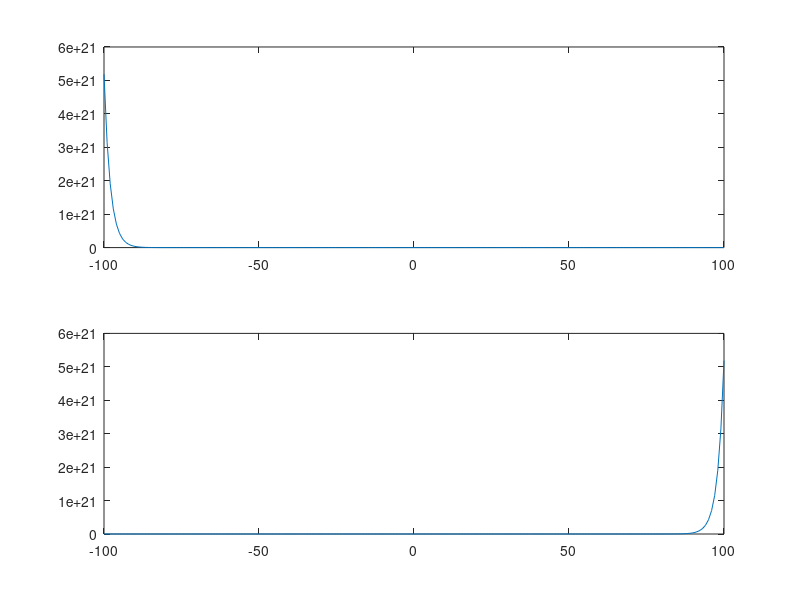

Recreate this plot in MATLAB.
%inversion
clc
clear all
t=-100:100
x=exp(-t/2)
subplot(2,1,1)
plot(t,x)

t1=-t
x=exp(-t1/2)
subplot(2,1,2)
plot(-t1,x)